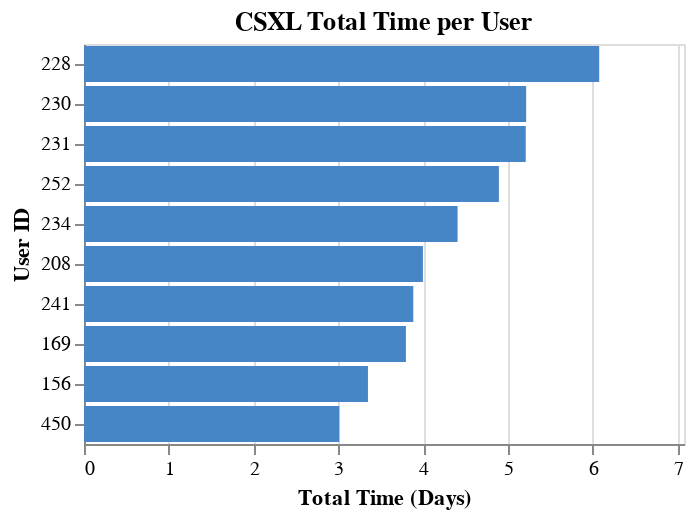
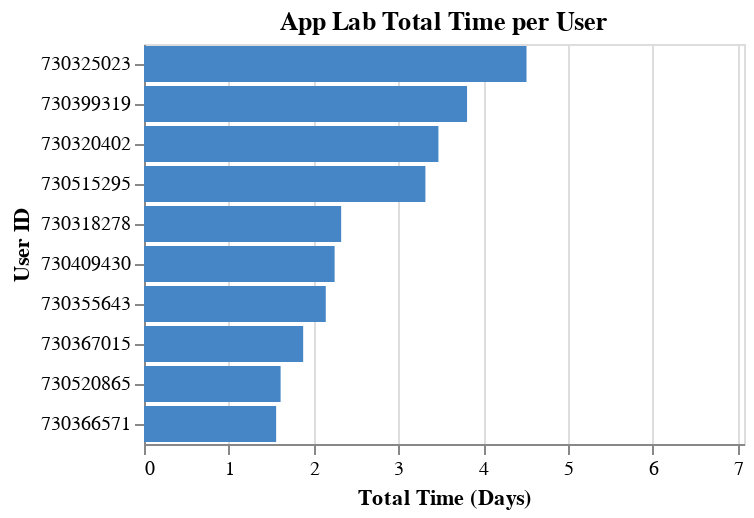

The notebook cell saved with these charts, in order:
### Markdown cell above
## Total Time per User

Now, we will look at the ten users who spent the most time in each space. These graphs were created by finding the total duration of each reservation, grouping the rows by user id, and finding the sum of all durations for each user id.

The graphs display the total number of *days* each user spent in the space during the academic year. Additionally, because there were several instances where users failed to check out, there were many reservations with very high durations that skewed the data. To mitigate this, we filtered out reservations whose durations were greater than 8 hours, which we identified as the longest reasonable reservation.

### Code cell
# Generate total time per user visualizations

leaderboards = leaderboard_comparison(csxl_csv_file_path, app_lab_csv_file_path)
leaderboards[1].show()
leaderboards[0].show()

### Figure 1 — Vega-Lite specification as saved in the notebook (floating-point values rounded to 4 significant figures)
{"config": {"view": {"continuousWidth": 300, "continuousHeight": 300}, "mark": {"color": "#4786c6"}}, "data": {"name": "data-e8615d8697e7ba3e39ae0d4e4737e920"}, "mark": {"type": "bar"}, "encoding": {"tooltip": {"field": "total_time", "format": ".2f", "type": "quantitative"}, "x": {"field": "total_time", "scale": {"domain": [null, 7.076]}, "title": "Total Time (Days)", "type": "quantitative"}, "y": {"field": "user_id", "sort": "-x", "title": "User ID", "type": "ordinal"}}, "title": "CSXL Total Time per User", "$schema": "https://vega.github.io/schema/vega-lite/v5.17.0.json", "datasets": {"data-e8615d8697e7ba3e39ae0d4e4737e920": [{"user_id": 228, "total_time": 6.076}, {"user_id": 230, "total_time": 5.214}, {"user_id": 231, "total_time": 5.209}, {"user_id": 252, "total_time": 4.893}, {"user_id": 234, "total_time": 4.405}, {"user_id": 208, "total_time": 3.997}, {"user_id": 241, "total_time": 3.883}, {"user_id": 169, "total_time": 3.796}, {"user_id": 156, "total_time": 3.349}, {"user_id": 450, "total_time": 3.011}]}}

### Figure 2 — Vega-Lite specification as saved in the notebook (floating-point values rounded to 4 significant figures)
{"config": {"view": {"continuousWidth": 300, "continuousHeight": 300}, "mark": {"color": "#4786c6"}}, "data": {"name": "data-5ef8e072662ac0a8c75edd70aba8a171"}, "mark": {"type": "bar"}, "encoding": {"tooltip": {"field": "Duration (days)", "type": "quantitative"}, "x": {"field": "Duration (days)", "scale": {"domain": [null, 7.076]}, "title": "Total Time (Days)", "type": "quantitative"}, "y": {"field": "PID", "sort": "-x", "title": "User ID", "type": "ordinal"}}, "title": "App Lab Total Time per User", "$schema": "https://vega.github.io/schema/vega-lite/v5.17.0.json", "datasets": {"data-5ef8e072662ac0a8c75edd70aba8a171": [{"PID": 730325023, "Duration (days)": 4.511}, {"PID": 730399319, "Duration (days)": 3.81}, {"PID": 730320402, "Duration (days)": 3.472}, {"PID": 730515295, "Duration (days)": 3.319}, {"PID": 730318278, "Duration (days)": 2.325}, {"PID": 730409430, "Duration (days)": 2.248}, {"PID": 730355643, "Duration (days)": 2.144}, {"PID": 730367015, "Duration (days)": 1.877}, {"PID": 730520865, "Duration (days)": 1.611}, {"PID": 730366571, "Duration (days)": 1.558}]}}
